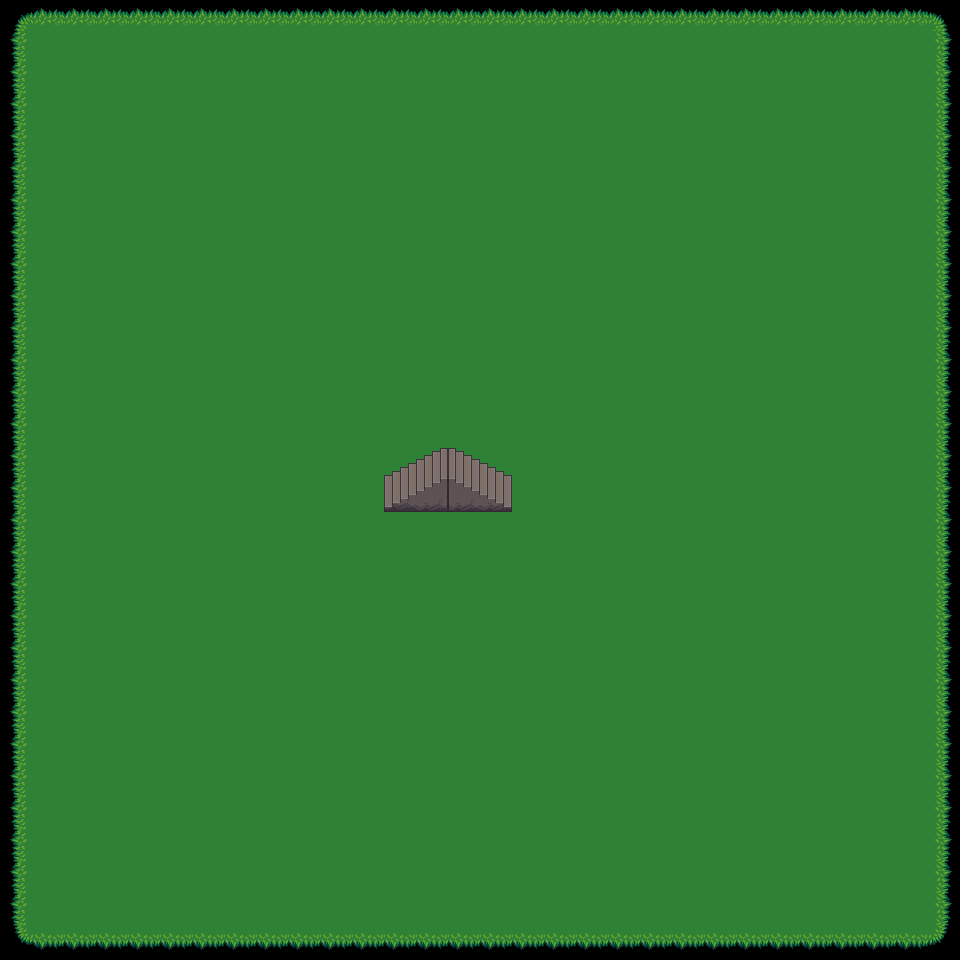

This game map was drawn from its Tiled (.tmx) file and the tilesets committed beside it. A one-line description and the trimmed map source follow:
An orthogonal 30x30 tile map with 32x32 px tiles, 2 tile layers (Tile Layer 1, Copy of Tile Layer 1) and 21 objects.

<map version="1.0" tiledversion="1.1.5" orientation="orthogonal" renderorder="right-down" width="30" height="30" tilewidth="32" tileheight="32" infinite="0" nextobjectid="28">
 <tileset firstgid="1" name="test" tilewidth="32" tileheight="32" tilecount="1024" columns="32">
  <image source="terrain.png" width="1024" height="1024" />
 </tileset>
 <layer name="Tile Layer 1" width="30" height="30">
  <data>[900 cells, 900 non-empty, 9 distinct tile ids]</data>
 </layer>
 <layer name="Copy of Tile Layer 1" width="30" height="30">
  <data>[900 cells, 900 non-empty, 17 distinct tile ids]</data>
 </layer>
 <objectgroup name="Collision">
  <object id="5" x="944" y="-2" width="15" height="961" />
  <object id="7" x="-2" y="-3" width="944" height="21" />
  <object id="8" x="-1" y="20" width="19" height="939" />
  <object id="9" x="19" y="939" width="924" height="20" />
  <object id="10" x="448" y="478" width="8" height="33" />
  <object id="11" x="457" y="483" width="7" height="28" />
  <object id="12" x="464" y="486" width="8" height="25" />
  <object id="13" x="473" y="491" width="4" height="21" />
  <object id="14" x="503" y="507" width="7" height="6" />
  <object id="15" x="479" y="495" width="8" height="16" />
  <object id="16" x="488" y="500" width="7" height="12" />
  <object id="17" x="494" y="502" width="7" height="11" />
  <object id="18" x="449" y="446" width="9" height="7" />
  <object id="20" x="460" y="449" width="4" height="7" />
  <object id="21" x="467" y="455" width="5" height="5" />
  <object id="22" x="475" y="460" width="6" height="5" />
  <object id="23" x="483" y="464" width="6" height="7" />
  <object id="24" x="488" y="467" width="5" height="6" />
  <object id="25" x="494" y="472" width="7" height="5" />
  <object id="26" x="503" y="478" width="1" />
  <object id="27" x="502" y="474" width="8" height="7" />
 </objectgroup>
</map>
